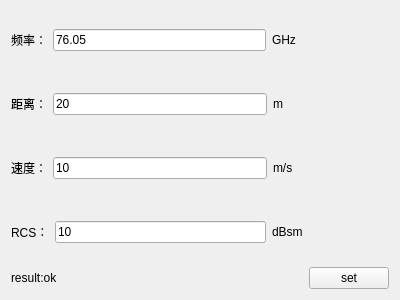
<?xml version="1.0" encoding="UTF-8"?>
<ui version="4.0">
 <class>rts_ctrl_window</class>
 <widget class="QWidget" name="rts_ctrl_window">
  <property name="geometry">
   <rect>
    <x>0</x>
    <y>0</y>
    <width>400</width>
    <height>300</height>
   </rect>
  </property>
  <property name="windowTitle">
   <string>Form</string>
  </property>
  <layout class="QGridLayout" name="gridLayout">
   <item row="0" column="0" colspan="2">
    <layout class="QHBoxLayout" name="horizontalLayout">
     <item>
      <widget class="QLabel" name="freq_label">
       <property name="sizePolicy">
        <sizepolicy hsizetype="Fixed" vsizetype="Preferred">
         <horstretch>0</horstretch>
         <verstretch>0</verstretch>
        </sizepolicy>
       </property>
       <property name="text">
        <string>频率：</string>
       </property>
      </widget>
     </item>
     <item>
      <widget class="QLineEdit" name="freq_lineEdit">
       <property name="text">
        <string>76.05</string>
       </property>
      </widget>
     </item>
     <item>
      <widget class="QLabel" name="label_5">
       <property name="sizePolicy">
        <sizepolicy hsizetype="Fixed" vsizetype="Preferred">
         <horstretch>38</horstretch>
         <verstretch>0</verstretch>
        </sizepolicy>
       </property>
       <property name="text">
        <string>GHz  </string>
       </property>
      </widget>
     </item>
    </layout>
   </item>
   <item row="1" column="0" colspan="2">
    <layout class="QHBoxLayout" name="horizontalLayout_2">
     <item>
      <widget class="QLabel" name="label">
       <property name="sizePolicy">
        <sizepolicy hsizetype="Fixed" vsizetype="Preferred">
         <horstretch>0</horstretch>
         <verstretch>0</verstretch>
        </sizepolicy>
       </property>
       <property name="text">
        <string>距离：</string>
       </property>
      </widget>
     </item>
     <item>
      <widget class="QLineEdit" name="range_lineEdit">
       <property name="sizePolicy">
        <sizepolicy hsizetype="Expanding" vsizetype="Fixed">
         <horstretch>0</horstretch>
         <verstretch>0</verstretch>
        </sizepolicy>
       </property>
       <property name="text">
        <string>20</string>
       </property>
      </widget>
     </item>
     <item>
      <widget class="QLabel" name="label_6">
       <property name="sizePolicy">
        <sizepolicy hsizetype="Fixed" vsizetype="Preferred">
         <horstretch>0</horstretch>
         <verstretch>0</verstretch>
        </sizepolicy>
       </property>
       <property name="baseSize">
        <size>
         <width>0</width>
         <height>0</height>
        </size>
       </property>
       <property name="text">
        <string>m      </string>
       </property>
      </widget>
     </item>
    </layout>
   </item>
   <item row="2" column="0" colspan="2">
    <layout class="QHBoxLayout" name="horizontalLayout_3">
     <item>
      <widget class="QLabel" name="label_2">
       <property name="sizePolicy">
        <sizepolicy hsizetype="Fixed" vsizetype="Preferred">
         <horstretch>0</horstretch>
         <verstretch>0</verstretch>
        </sizepolicy>
       </property>
       <property name="text">
        <string>速度：</string>
       </property>
      </widget>
     </item>
     <item>
      <widget class="QLineEdit" name="speed_lineEdit">
       <property name="text">
        <string>10</string>
       </property>
      </widget>
     </item>
     <item>
      <widget class="QLabel" name="label_7">
       <property name="sizePolicy">
        <sizepolicy hsizetype="Fixed" vsizetype="Preferred">
         <horstretch>38</horstretch>
         <verstretch>0</verstretch>
        </sizepolicy>
       </property>
       <property name="text">
        <string>m/s   </string>
       </property>
      </widget>
     </item>
    </layout>
   </item>
   <item row="3" column="0" colspan="2">
    <layout class="QHBoxLayout" name="horizontalLayout_4">
     <item>
      <widget class="QLabel" name="label_3">
       <property name="sizePolicy">
        <sizepolicy hsizetype="Fixed" vsizetype="Preferred">
         <horstretch>0</horstretch>
         <verstretch>0</verstretch>
        </sizepolicy>
       </property>
       <property name="text">
        <string>RCS：</string>
       </property>
      </widget>
     </item>
     <item>
      <widget class="QLineEdit" name="rcs_lineEdit">
       <property name="text">
        <string>10</string>
       </property>
      </widget>
     </item>
     <item>
      <widget class="QLabel" name="label_8">
       <property name="sizePolicy">
        <sizepolicy hsizetype="Fixed" vsizetype="Preferred">
         <horstretch>38</horstretch>
         <verstretch>0</verstretch>
        </sizepolicy>
       </property>
       <property name="text">
        <string>dBsm</string>
       </property>
      </widget>
     </item>
    </layout>
   </item>
   <item row="4" column="0">
    <widget class="QLabel" name="result_label">
     <property name="text">
      <string>result:ok</string>
     </property>
    </widget>
   </item>
   <item row="4" column="1">
    <spacer name="horizontalSpacer">
     <property name="orientation">
      <enum>Qt::Horizontal</enum>
     </property>
     <property name="sizeHint" stdset="0">
      <size>
       <width>40</width>
       <height>20</height>
      </size>
     </property>
    </spacer>
   </item>
   <item row="4" column="2">
    <widget class="QPushButton" name="set_pushButton">
     <property name="text">
      <string>set</string>
     </property>
    </widget>
   </item>
  </layout>
 </widget>
 <resources/>
 <connections/>
</ui>
